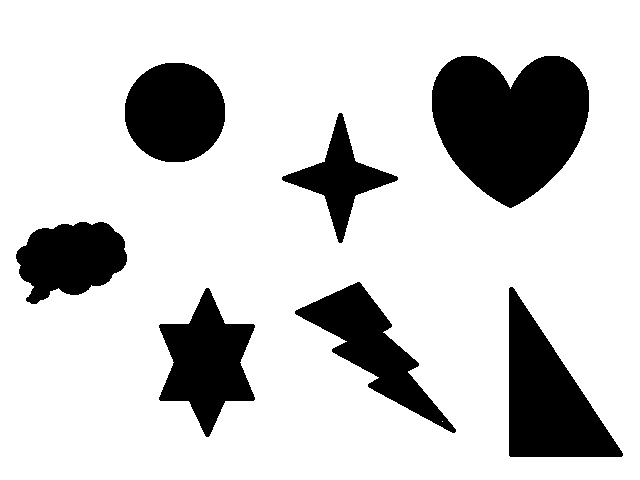
#> input picture QUESTÃO45/b.png, 640 x 480 px
$ python 'questão45.py'
#> lines starting #> are read from the running program, lines starting #| are printed output that depends on the picture; after the words box and inside, x2 and y2 are one past the last pixel; in counts of white or black regions, pixels touching at a corner belong together
#Após fazer a questão 42, apliquem filtros de altura, largura e área para selecionar apenas os contronos que desejam. Apliquem outros filtros para ver o que acontece. Peçam para imprimir os valor encontrados que dá pra ter uma noção melhor dos valores que devem ser usados nos filtros.

import cv2

#abrir uma imagem colorida
imcolor = cv2.imread('b.png')
#> imcolor is the input picture: shape (480, 640, 3); min 0, max 255, mean 204.2

#transformar para tom de cinza
imcinza = cv2.cvtColor(imcolor, cv2.COLOR_BGR2GRAY)

#aplique a transformada de canny para detectar bordas
imcanny = cv2.Canny(imcinza, 80, 100)
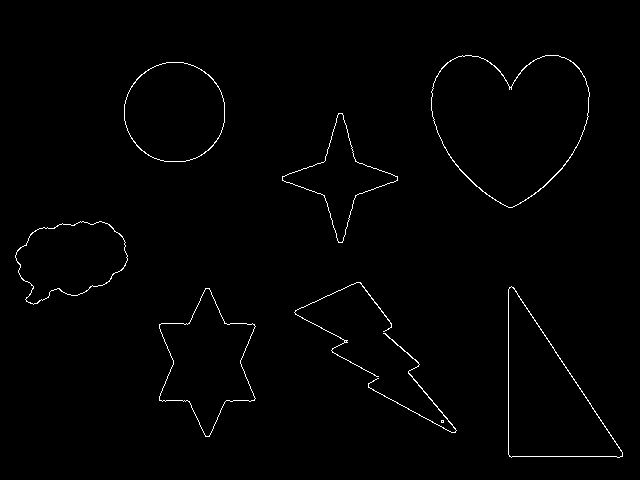
#> imcanny: shape (480, 640); 1% white in thin lines or dots, all inside (x1, y1, x2, y2) = (15, 55, 623, 458)

#Apliquem a biblioteca “blob” para determinar quantos contornos existem na imagem.

#defina os parametros
params = cv2.SimpleBlobDetector_Params()

#filtre por área
params.filterByArea = True
params.minArea = 20
params.maxArea = 40000

#filtrar por circularidade
params.filterByCircularity = False
params.minCircularity = 0.1

#filtrar por convexidade
params.filterByConvexity = True
params.minConvexity = 0.87

#filtrar or inercia
params.filterByInertia = True
params.minInertiaRatio = 0.8

#distância entre blobs
params.minDistBetweenBlobs = 20

#criar um blob detector com os parametros
detector = cv2.SimpleBlobDetector_create(params)

#detectar os objetos na imagem limiarizada
blobs = detector.detect(imcanny)
#> blobs = 2 keypoints; (x, y, size): (510, 122, 149.8), (174, 112, 100.1)

#apresentem o resultado obtido. Imprime quantos objetos estão na imagem
print(len(blobs))
#| 2

#pegar a forma da matriz/imagem
ls, cs = imcolor.shape[:2]
#> ls = 480; cs = 640

#desenhar blobs
for i, k in enumerate(blobs):

    #pegar as coordenas de cima-esquerda e baixo-direita
    x_ce = int(k.pt[0] - k.size)
    y_ce = int(k.pt[1] - k.size)

    x_bd = int(k.pt[0] + k.size)
    y_bd = int(k.pt[1] + k.size)


    #Verifique se essas coordenadas estão dentro dos limites da imagem, corrija se não estiver dentro dos limites

    if x_ce < 0:
        x_ce = 0
    if y_ce < 0:
        y_ce = 0

    if x_bd > cs:
        x_bd = cs
    if y_bd > ls:
        y_bd = ls

    #desenhar os retangulos agora. cv2.rectangle(imagem, onde começa as coordenas do retangulo, onde termina as coodenadas do retangulo, cor, espessura)
    #cv2.rectangle(imcolor, (x_ce + 15, y_ce + 15), (x_bd - 15, y_bd - 15), (0,255,0), 4)

    recorte = imcolor[y_ce + 15:y_bd - 15, x_ce + 15:x_bd - 15]

    cv2.imshow('Objeto'+ str(i+1), recorte)
    cv2.waitKey(10)
#> this loop made 2 passes
#> pass 1, `recorte = imcolor[y_ce + 15:y_bd - 15, x_ce + 15:x_bd - 15]`:
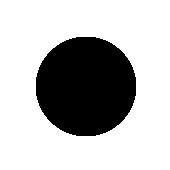
#> recorte: shape (170, 170, 3); 72.7% white; 1 black region, box (x1, y1, x2, y2) and area: (36, 37, 136, 136) 7900
#> pass 2, `recorte = imcolor[y_ce + 15:y_bd - 15, x_ce + 15:x_bd - 15]`:
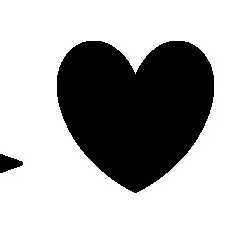
#> recorte: shape (241, 250, 3); min 0, max 255, mean 180.4

cv2.imshow('imagem em tom de cinza', imcinza)
cv2.waitKey(0)
